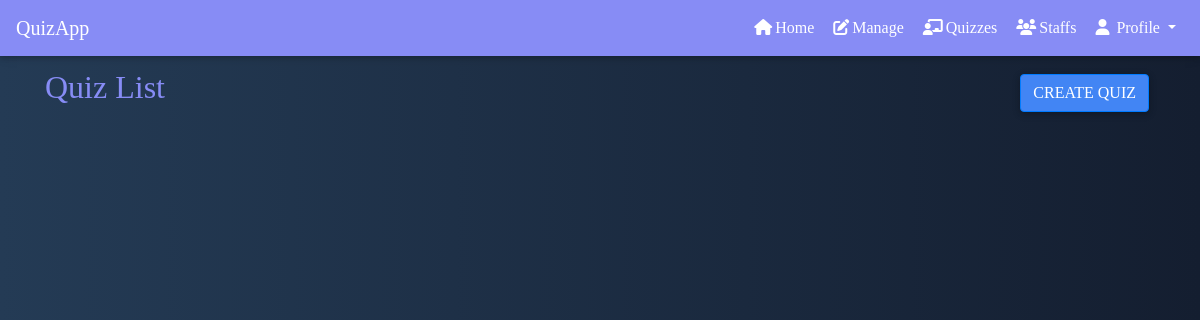
Page /staff/quiz-list/ (signed in) on the earlier database version.
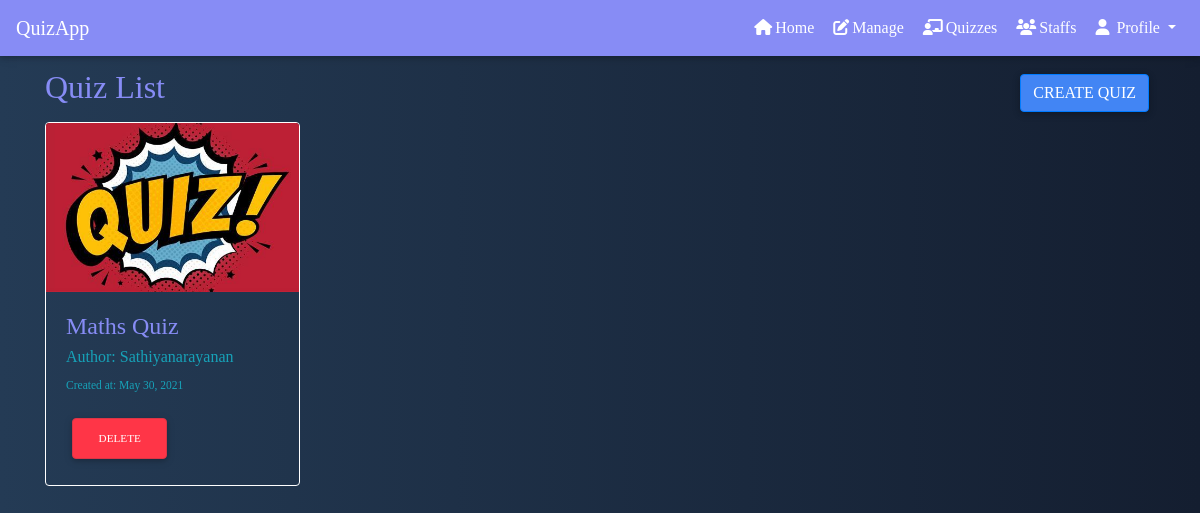
Same page on the later database version.
### quiz/models.py (models this page shows, shortened)
class QuizModel(models.Model):
    quiz_name = models.CharField(max_length=200)
    author = models.CharField(max_length=200)
    created_at = models.DateField(auto_now_add=True)

### quiz/views.py (the view)
# urls.py: path('quiz-list/',QuizView.quizlist,name='quiz-list'),
    @user_passes_test(
        lambda u: (u.is_active and u.is_staff), login_url="restricted_access"
    )
    def quizlist(request):
        return render(
            request, "admin/quiz_list.html", {"quizzes_list": QuizModel.objects.all()}
        )

### quiz/templates/admin/quiz_list.html (shortened to what this page needs)
{% extends 'index.html' %}
{% block content %}
{% load static %}
<div class="quiz-c-header container">
<h2 class="heading-main">Quiz List</h2>
<a href="/staff/create-quiz" class="btn btn-primary">Create Quiz</a>
</div>
<div class="container">
<div class="row row-cols-1 row-cols-md-4">
{% for quiz in quizzes_list %}
  <div class="col mb-4 ">
    <div class="card h-100 bg-transparent border-white animated slideInRight">
      <div class="view overlay">
        <img class="card-img-top" src="{% static 'images/quiz.jpg' %}"
          alt="Card image cap">
      </div>
      <div class="card-body">
        <h4 class="card-title heading-main">{{quiz.quiz_name}}</h4>
        <h6 class="card-subtitle mb-2 text-info">Author: {{quiz.author}}</h6>
        <p class="card-text"><small class="text-info">Created at: {{quiz.created_at}}</small></p>
        <a type="button" href="{% url 'delete-quiz' quiz.id %}" class="btn btn-danger btn-md">Delete</a>
      </div>
    </div>
  </div>
{% endfor %}
</div>
{% endblock %}

### authentication/templates/index.html (shortened to what this page needs)
<!DOCTYPE html>
<html lang="en">
  <head>
    {% load static %}
    <link rel="stylesheet" href="{% static 'css/style.css'%}" />
    <link rel="stylesheet" href="{% static 'mdb/css/mdb.min.css' %}" />
    <link rel="stylesheet" href="{% static 'mdb/css/mdb.lite.min.css' %}" />
    <link rel="stylesheet" href="{% static 'mdb/css/bootstrap.min.css' %}" />
    <link rel="stylesheet" href="{% static 'mdb/css/style.css' %}" />
  </head>
  <body>
    <nav class="mb-1 navbar navbar-expand-lg navbar-dark">
      <a class="navbar-brand" href="/">QuizApp</a>
      <div class="collapse navbar-collapse" id="navbarSupportedContent-4">
        <ul class="navbar-nav ml-auto">
          <li class="nav-item">
            <a class="nav-link" href="/">
              <i class="fas fa-home"></i>Home
            </a>
          </li>
           {% if user.is_authenticated %}
            {% if user.is_staff or user.is_superuser %}
          <li class="nav-item">
            <a class="nav-link" href="/staff/">
              <i class="fas fa-edit"></i>Manage</a
            >
          </li>
          <li class="nav-item">
            <a class="nav-link" href="/staff/quiz-list">
              <i class="fas fa-chalkboard-teacher"></i>Quizzes</a
            >
          </li>
          {% else %}
          <li class="nav-item">
            <a class="nav-link" href="/user/quizzes">
              <i class="fas fa-chalkboard-teacher"></i>Quizzes</a
            >
          </li>
          {% endif %}
          {% if user.is_superuser %}
          <li class="nav-item">
            <a class="nav-link" href="/staff/staff-list">
              <i class="fas fa-users"></i>Staffs</a
            >
          </li>
          {% endif %}
          <li class="nav-item dropdown">
            <a
              class="nav-link dropdown-toggle"
              id="navbarDropdownMenuLink-4"
              data-toggle="dropdown"
              aria-haspopup="true"
              aria-expanded="false"
            >
              <i class="fas fa-user"></i> Profile
            </a>
          </li>
          {% endif %}
        </ul>
      </div>
    </nav>
    {% block content %} {% endblock %}
  </body>
</html>

### static/css/style.css (style rules this page uses)
* { margin: 0; padding: 0; font-family: "EuclidBold"; }
html,body { height: 100%; width: 100%; }
body { background: #141e30; background: -webkit-linear-gradient( to right, #243b55, #141e30 ); background: linear-gradient( to right, #243b55, #141e30 ); }
.navbar { background-color: #878cf5; }
.heading-main { color: #878cf5; }
.quiz-c-header { padding: .5rem; }
.quiz-c-header .heading-main { display: inline-block !important; vertical-align: middle; }
.quiz-c-header .btn { display: inline-block !important; float: right; }

Differences in the rows shown:
added QuizModel: quiz_name "Maths Quiz", author "Sathiyanarayanan", created_at "May 30, 2021"
